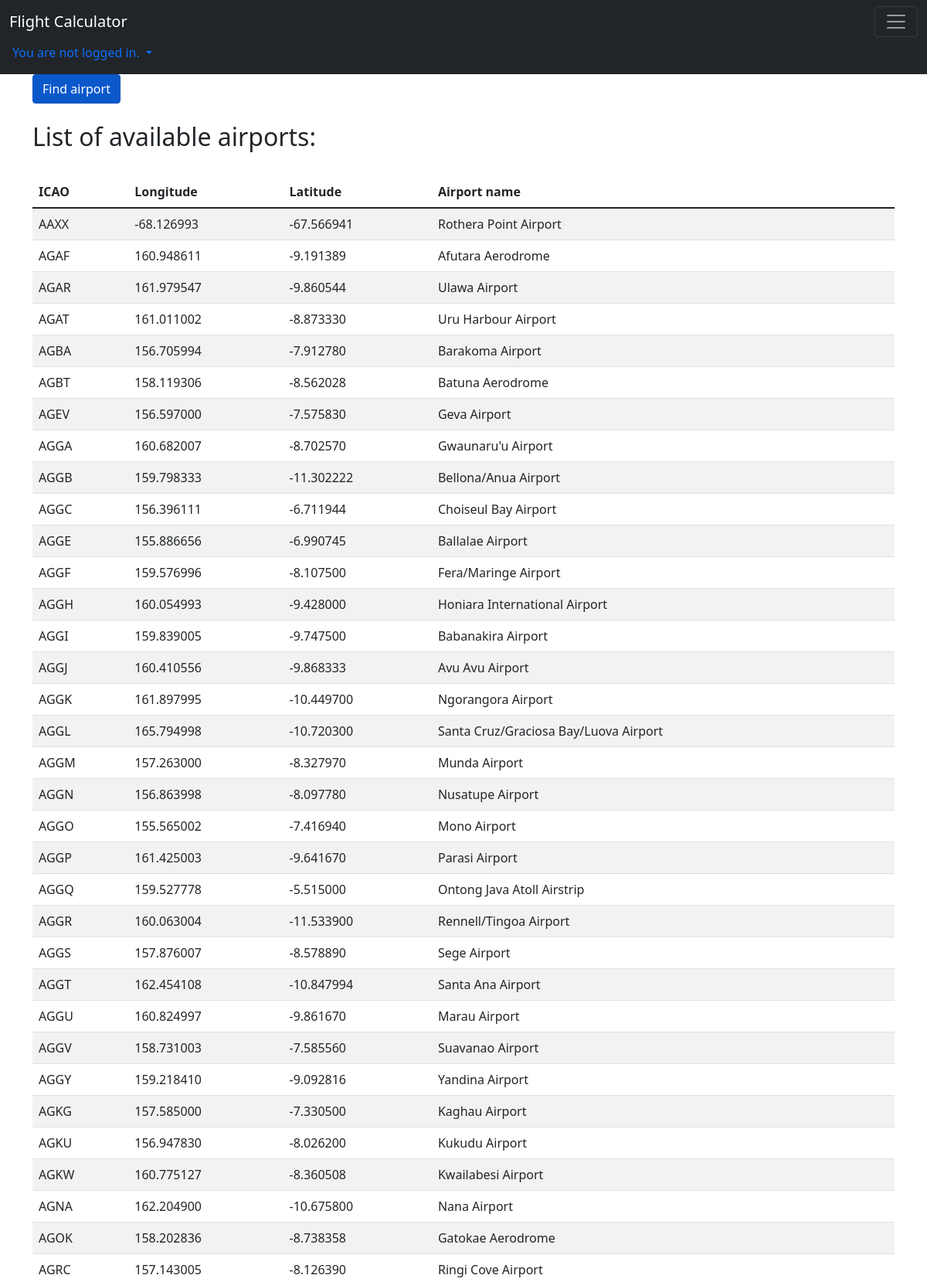
The page /viewer/airports (upper part) on the database its author committed.
### viewer/models.py (models this page shows, shortened)
class Airport(models.Model):
    ICAO = models.CharField(max_length=4)
    name = models.CharField(max_length=100)
    lat = models.DecimalField(max_digits=8, decimal_places=6)
    lon = models.DecimalField(max_digits=9, decimal_places=6)

### viewer/views.py (the view)
# urls.py: path('airports', AirportsView.as_view(), name="airports"),
class AirportsView(ListView):
    template_name = "airports.html"
    model = Airport
    paginate_by = 200

### viewer/templates/airports.html (shortened to what this page needs)
{% extends "base.html" %}
{% block content %}
<a href="{% url 'viewer:search' %}" class="btn btn-primary active">Find airport</a>
<h2 class="py-4">List of available airports:</h2>
<table class="table table-striped table-hover">
  <thead>
    <tr>
      <th scope="col">ICAO</th>
      <th scope="col">Longitude</th>
      <th scope="col">Latitude</th>
      <th scope="col">Airport name</th>
    </tr>
  </thead>
  <tbody>
  {% for airport in object_list %}
    <tr>
      <td>{{ airport.ICAO}}</td>
      <td>{{ airport.lon }}</td>
      <td>{{ airport.lat }}</td>
      <td>{{ airport.name }}</td>
    </tr>
  {% endfor %}
  </tbody>
</table>
{% endblock %}

### rows shown on the page
Airport: ICAO "AAXX", lon "-68.126993", lat "-67.566941", name "Rothera Point Airport"
Airport: ICAO "AGAF", lon "160.948611", lat "-9.191389", name "Afutara Aerodrome"
Airport: ICAO "AGAR", lon "161.979547", lat "-9.860544", name "Ulawa Airport"
Airport: ICAO "AGAT", lon "161.011002", lat "-8.873330", name "Uru Harbour Airport"
Airport: ICAO "AGBA", lon "156.705994", lat "-7.912780", name "Barakoma Airport"
Airport: ICAO "AGBT", lon "158.119306", lat "-8.562028", name "Batuna Aerodrome"
Airport: ICAO "AGEV", lon "156.597000", lat "-7.575830", name "Geva Airport"
Airport: ICAO "AGGA", lon "160.682007", lat "-8.702570", name "Gwaunaru'u Airport"
Airport: ICAO "AGGB", lon "159.798333", lat "-11.302222", name "Bellona/Anua Airport"
Airport: ICAO "AGGC", lon "156.396111", lat "-6.711944", name "Choiseul Bay Airport"
Airport: ICAO "AGGE", lon "155.886656", lat "-6.990745", name "Ballalae Airport"
Airport: ICAO "AGGF", lon "159.576996", lat "-8.107500", name "Fera/Maringe Airport"
Airport: ICAO "AGGH", lon "160.054993", lat "-9.428000", name "Honiara International Airport"
Airport: ICAO "AGGI", lon "159.839005", lat "-9.747500", name "Babanakira Airport"
Airport: ICAO "AGGJ", lon "160.410556", lat "-9.868333", name "Avu Avu Airport"
Airport: ICAO "AGGK", lon "161.897995", lat "-10.449700", name "Ngorangora Airport"
Airport: ICAO "AGGL", lon "165.794998", lat "-10.720300", name "Santa Cruz/Graciosa Bay/Luova Airport"
Airport: ICAO "AGGM", lon "157.263000", lat "-8.327970", name "Munda Airport"
Airport: ICAO "AGGN", lon "156.863998", lat "-8.097780", name "Nusatupe Airport"
Airport: ICAO "AGGO", lon "155.565002", lat "-7.416940", name "Mono Airport"
Airport: ICAO "AGGP", lon "161.425003", lat "-9.641670", name "Parasi Airport"
Airport: ICAO "AGGQ", lon "159.527778", lat "-5.515000", name "Ontong Java Atoll Airstrip"
Airport: ICAO "AGGR", lon "160.063004", lat "-11.533900", name "Rennell/Tingoa Airport"
Airport: ICAO "AGGS", lon "157.876007", lat "-8.578890", name "Sege Airport"
Airport: ICAO "AGGT", lon "162.454108", lat "-10.847994", name "Santa Ana Airport"
Airport: ICAO "AGGU", lon "160.824997", lat "-9.861670", name "Marau Airport"
Airport: ICAO "AGGV", lon "158.731003", lat "-7.585560", name "Suavanao Airport"
Airport: ICAO "AGGY", lon "159.218410", lat "-9.092816", name "Yandina Airport"
Airport: ICAO "AGKG", lon "157.585000", lat "-7.330500", name "Kaghau Airport"
Airport: ICAO "AGKU", lon "156.947830", lat "-8.026200", name "Kukudu Airport"
Airport: ICAO "AGKW", lon "160.775127", lat "-8.360508", name "Kwailabesi Airport"
Airport: ICAO "AGNA", lon "162.204900", lat "-10.675800", name "Nana Airport"
Airport: ICAO "AGOK", lon "158.202836", lat "-8.738358", name "Gatokae Aerodrome"
Airport: ICAO "AGRC", lon "157.143005", lat "-8.126390", name "Ringi Cove Airport"
